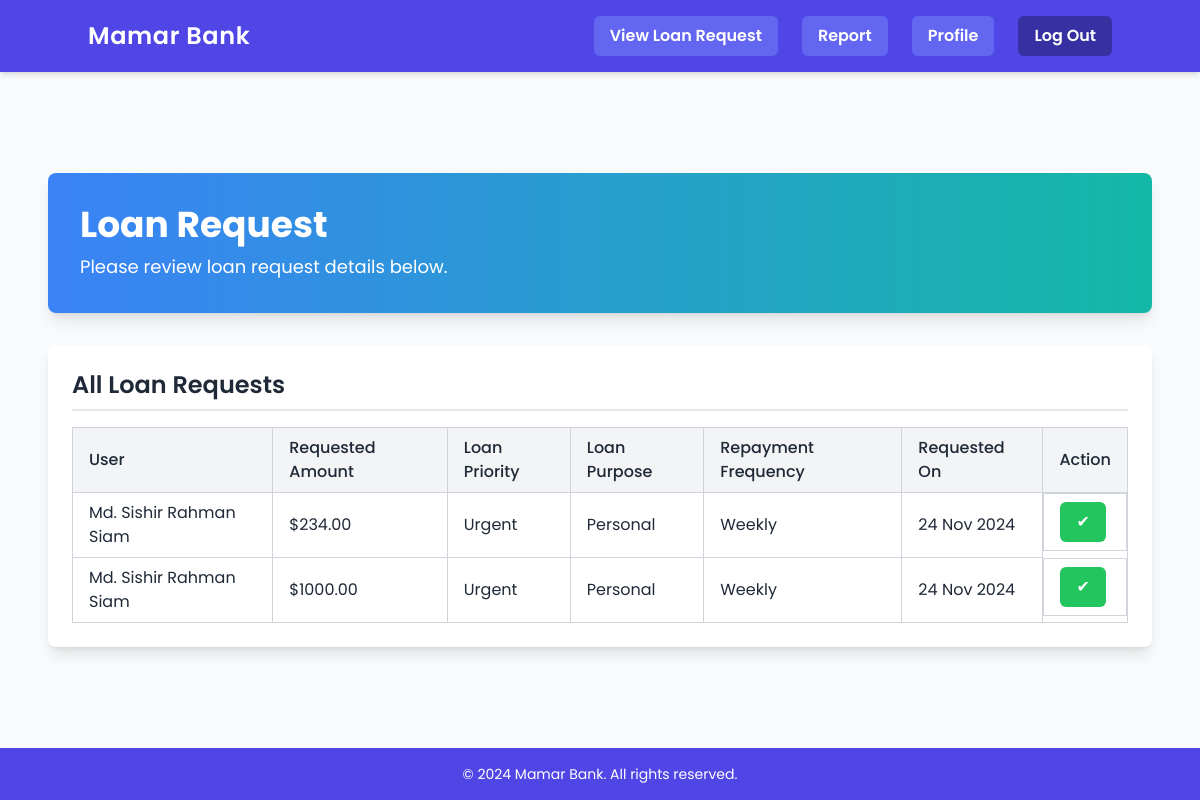
The page /loan/request/ (signed in) on the database as committed earlier.
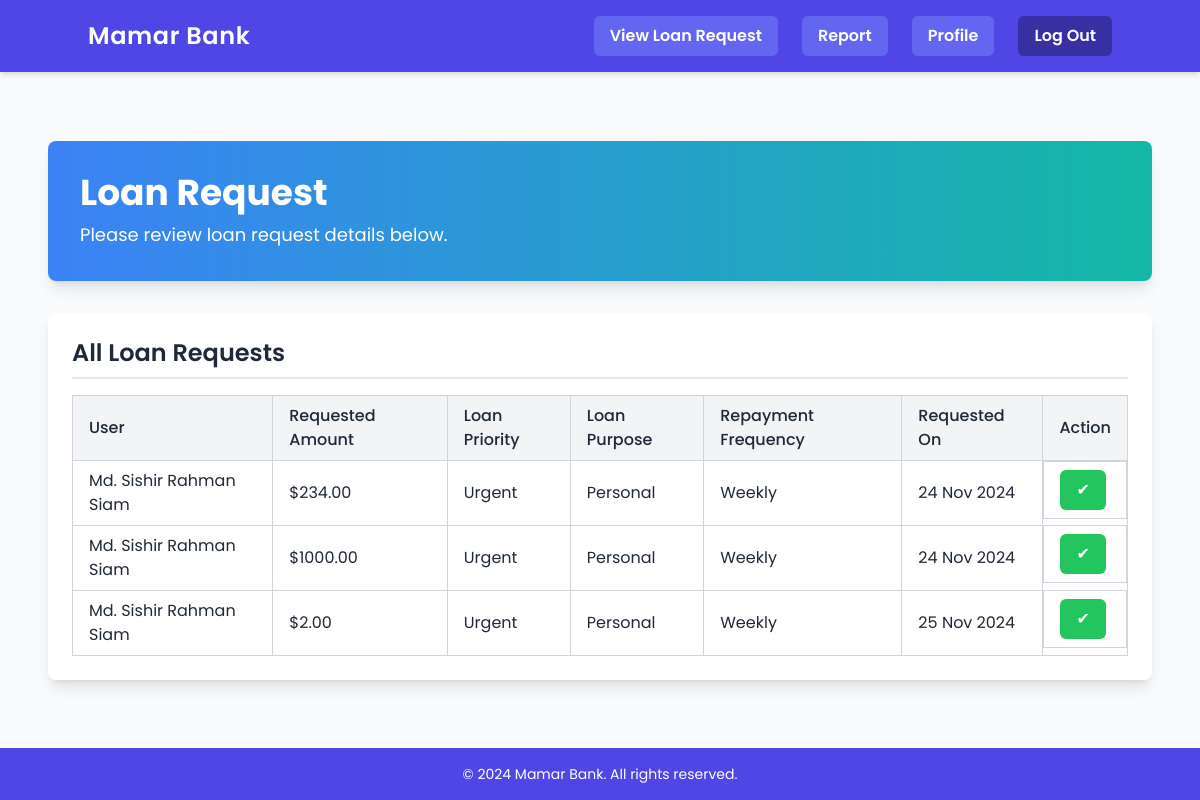
The same page on the database as committed later.
### Transactions/models.py (models this page shows, shortened)
class Transaction(models.Model):
    user = models.ForeignKey(User, on_delete=models.CASCADE, related_name='transactions')
    transaction_type = models.CharField(max_length=50)
    amount = models.DecimalField(max_digits=12, decimal_places=2)
    description = models.TextField(blank=True, null=True)
    status = models.BooleanField(default=0) # 0: pending, 1: completed
    after_transaction_balance = models.DecimalField(max_digits=20, decimal_places=2, null=True, blank=True)
    created_at = models.DateTimeField(auto_now_add=True, null=1)
    updated_at = models.DateTimeField(auto_now=True, null=1)
    transaction_id = models.CharField(
        max_length=15,
        default=generate_transaction_id,
        editable=False
    )

class Loan(Transaction):
    purpose = models.CharField(max_length=50)
    priority = models.CharField(max_length=50)
    repayment_frequency = models.CharField(max_length=50)
    approve_admin = models.ForeignKey(User, on_delete=models.CASCADE, related_name='approved_admin', null=1)

class Transaction(models.Model):
    user = models.ForeignKey(User, on_delete=models.CASCADE, related_name='transactions')
    transaction_type = models.CharField(max_length=50)
    amount = models.DecimalField(max_digits=12, decimal_places=2)
    description = models.TextField(blank=True, null=True)
    status = models.BooleanField(default=0) # 0: pending, 1: completed
    after_transaction_balance = models.DecimalField(max_digits=20, decimal_places=2, null=True, blank=True)
    created_at = models.DateTimeField(auto_now_add=True, null=1)
    updated_at = models.DateTimeField(auto_now=True, null=1)
    transaction_id = models.CharField(
        max_length=15,
        default=generate_transaction_id,
        editable=False
    )

### Transactions/views.py (the view)
# urls.py: path('loan/request/', views.loan_request, name='loan_request'),
def loan_request(request):
    if not request.user.is_superuser:
        return redirect('home')
    loan_request = Loan.objects.filter(transaction_type='Loan', status=False)
    context = {
        'loan_request': loan_request,
    }
    return render(request, 'loan_request.html', context)

### Transactions/templates/loan_request.html (shortened to what this page needs)
{% extends 'base.html' %}
{% block content %}
    <div class="container mx-auto p-6 max-w-6xl">
        <div class="bg-gradient-to-r from-blue-500 to-teal-500 text-white shadow-lg rounded-lg p-8 mb-8">
            <h1 class="text-4xl font-bold">Loan Request</h1>
            <p class="text-lg mt-2">Please review loan request details below.</p>
        </div>
    <div class="bg-white shadow-lg rounded-lg p-6">
        <h2 class="text-2xl font-semibold text-gray-800 mb-4 border-b-2 pb-2">All Loan Requests</h2>
        {% if loan_request %}
            <div class="overflow-x-auto">
                <table class="min-w-full border-collapse border border-gray-300 text-left text-gray-800">
                    <thead class="bg-gray-100">
                        <tr>
                            <th class="border border-gray-300 px-4 py-2 font-medium">User</th>
                            <th class="border border-gray-300 px-4 py-2 font-medium">Requested Amount</th>
                            <th class="border border-gray-300 px-4 py-2 font-medium">Loan Priority</th>
                            <th class="border border-gray-300 px-4 py-2 font-medium">Loan Purpose</th>
                            <th class="border border-gray-300 px-4 py-2 font-medium">Repayment Frequency</th>
                            <th class="border border-gray-300 px-4 py-2 font-medium">Requested On</th>
                            <th class="border border-gray-300 px-4 py-2 font-medium">Action</th>
                        </tr>
                    </thead>
                    <tbody>
                        {% for loan in loan_request %}
                            <tr class="hover:bg-gray-50">
                                <td class="border border-gray-300 px-4 py-2">{{ loan.user.first_name }} {{ loan.user.last_name }}</td>
                                <td class="border border-gray-300 px-4 py-2">${{ loan.amount }}</td>
                                <td class="border border-gray-300 px-4 py-2">{{ loan.priority }}</td>
                                <td class="border border-gray-300 px-4 py-2">{{ loan.purpose }}</td>
                                <td class="border border-gray-300 px-4 py-2">{{ loan.repayment_frequency }}</td>
                                <td class="border border-gray-300 px-4 py-2">{{ loan.created_at|date:"d M Y" }}</td>
                                <td class="flex border border-gray-300 px-4 py-2">
                                    <form action="{% url 'approve_loan' loan.id %}" method="POST" class="inline-block">
                                        <button type="submit" class="bg-green-500 text-white px-4 py-2 rounded-md hover:bg-green-600">✔</button>
                                    </form>
                                </td>
                            </tr>
                        {% endfor %}
                    </tbody>
                </table>
            </div>
        {% else %}
            <p class="text-gray-500 mt-4">No loan requests found.</p>
        {% endif %}
    </div>
    </div>
{% endblock %}

Rows that differ between the two databases and show on the page:
added Loan: user.first_name "Md. Sishir Rahman", user.last_name "Siam", amount "2.00", priority "Urgent", purpose "Personal", repayment_frequency "Weekly", created_at "25 Nov 2024"
